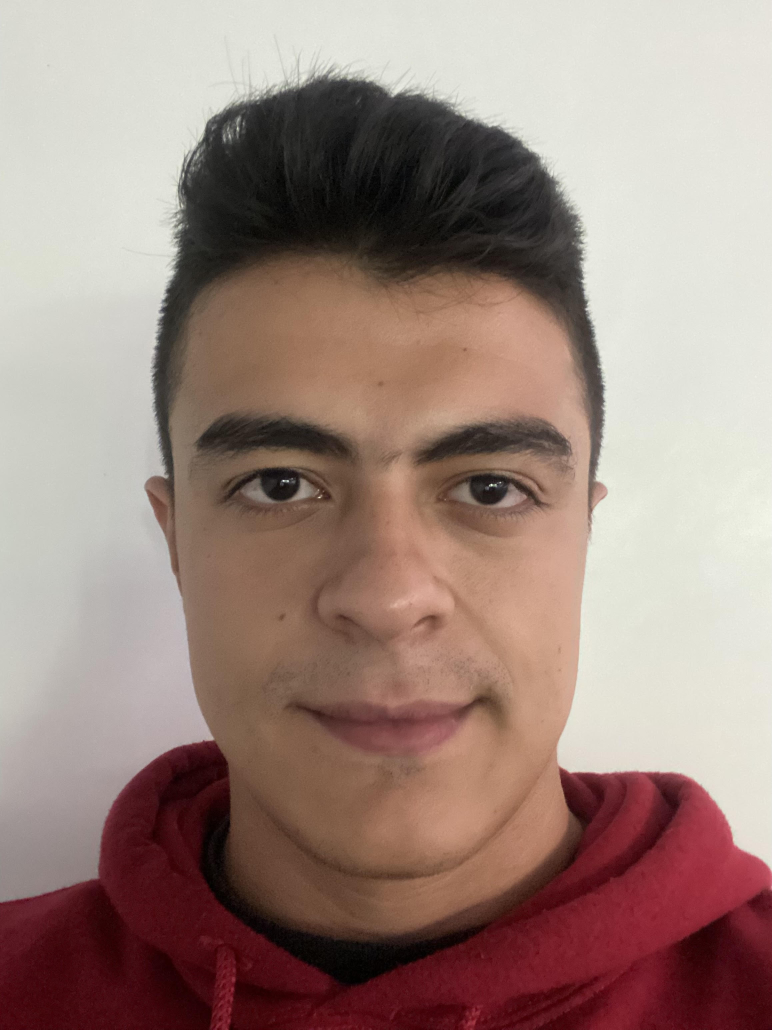
#> input picture AlgebraLineal/Taller1/datasets/MyPicture.jpg, 2316 x 3088 px (shown at 1/3 size)
$ jupyter execute --allow-errors 4_RandomMatrixToPicture.ipynb
#> lines starting #> are read from the running program, lines starting #| are printed output that depends on the picture; long printed decimals are rounded
# 4. Convergencia de vector aleatorio a foto personal

## Importando librerías

[cell 1]
import numpy as np
import matplotlib.pyplot as plt
from PIL import Image

## Leyendo foto y vectorizandola

[cell 2]
# Step 1: Load and preprocess the image
image = Image.open('datasets/MyPicture.jpg').convert('L').resize((400, 600))  # Convert to grayscale
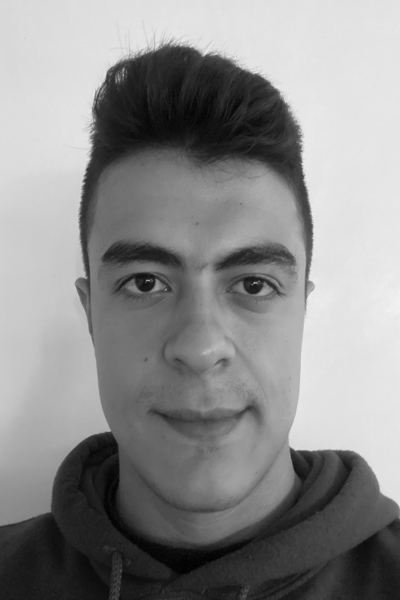
#> image: PIL image 400x600 L; min 1, max 243, mean 139.9


# Step 2: Flatten the image
original_flat = np.array(image)#.flatten()

# Step 3: Generate a random array
random_array = np.random.rand(*original_flat.shape)

[cell 3]
original_flat

[cell 4]
random_array

## Definiendo función de recursión

[cell 5]
# Step 4: Implement Recursion
def optimize_array(iteration, current_array, original_array, learning_rate):
    # Calculate Euclidean distance
#> called with iteration = 0, learning_rate = 0.01
    distance = np.linalg.norm(current_array - original_array,ord='fro')
#> distance = 77702

    # Display progress
    if iteration <=10 or iteration % 100 == 0 or distance <0.5:
        print(f"Iteration {iteration}, Distance: {distance}")
#| Iteration 0, Distance: 77701.979
        plt.figure(figsize=(5,3))
        plt.imshow(current_array.reshape(600, 400), cmap='gray')
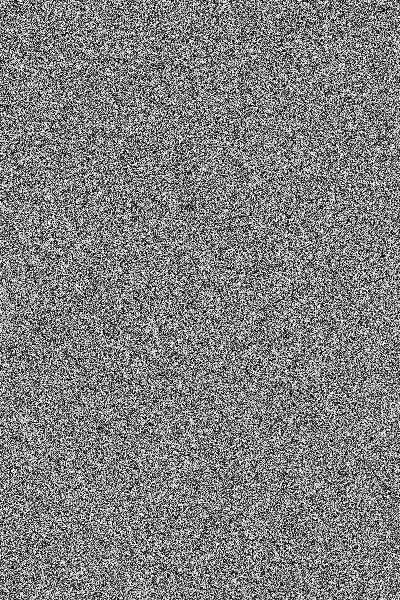
#> current_array: shape (600, 400) float64; min 3.31e-06, max 1, mean 0.501
        plt.axis('off')
        plt.show()

    # Convergence condition
    if distance < 0.5:
        print(f"After Iteration number {iteration} all the pictures have a distance (In Frobeniuns Norm) less than 0.5 of original Picture")
        return current_array


    # Update the array using learning_rate
    updated_array = current_array - learning_rate * (current_array - original_array)
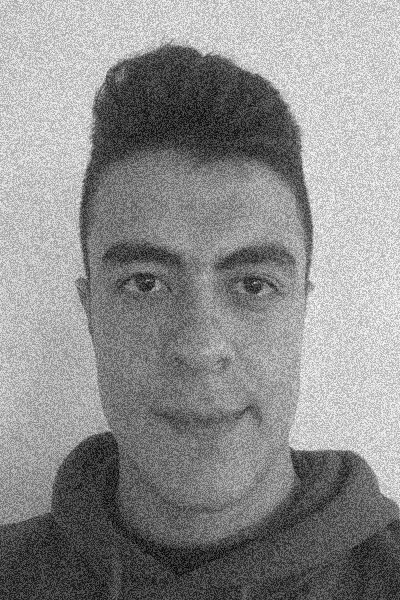
#> updated_array: shape (600, 400) float64; min 0.0307, max 3.39, mean 1.89; drawn with min black and max white

    # Recursively call the function
    return optimize_array(iteration + 1, updated_array, original_array, learning_rate)
#> call 2 of optimize_array, with iteration = 1, learning_rate = 0.01
#> in optimize_array (call 2), `distance = np.linalg.norm(current_array - original_array,ord='fro')`: distance = 76925
#| Iteration 1, Distance: 76924.959
#> in optimize_array (call 2), `updated_array = current_array - learning_rate * (current_array - origi..`:
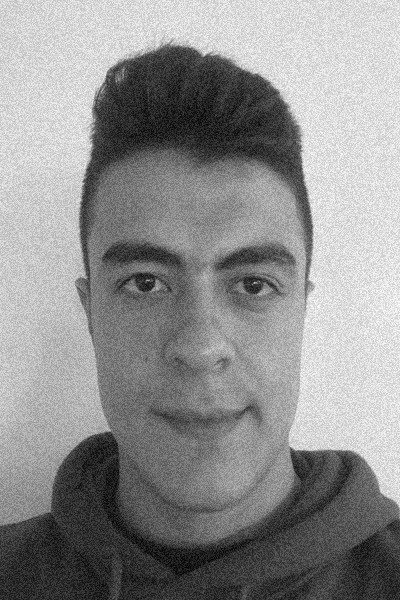
#> updated_array: shape (600, 400) float64; min 0.0604, max 5.76, mean 3.28; drawn with min black and max white
#| Iteration 2, Distance: 76155.709
#| Iteration 3, Distance: 75394.152
#| Iteration 4, Distance: 74640.211
#| Iteration 5, Distance: 73893.808
#| Iteration 6, Distance: 73154.870
#| Iteration 7, Distance: 72423.322
#| Iteration 8, Distance: 71699.088
#| Iteration 9, Distance: 70982.098
#| Iteration 10, Distance: 70272.277
